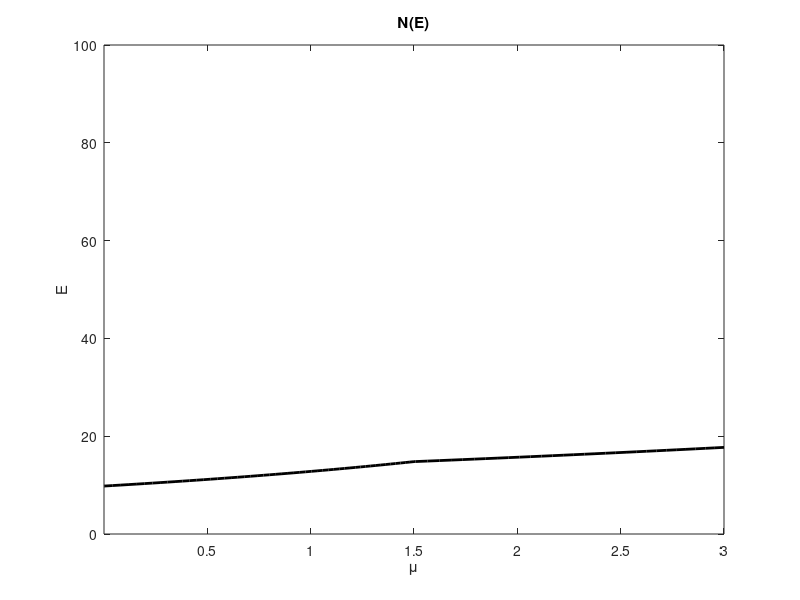
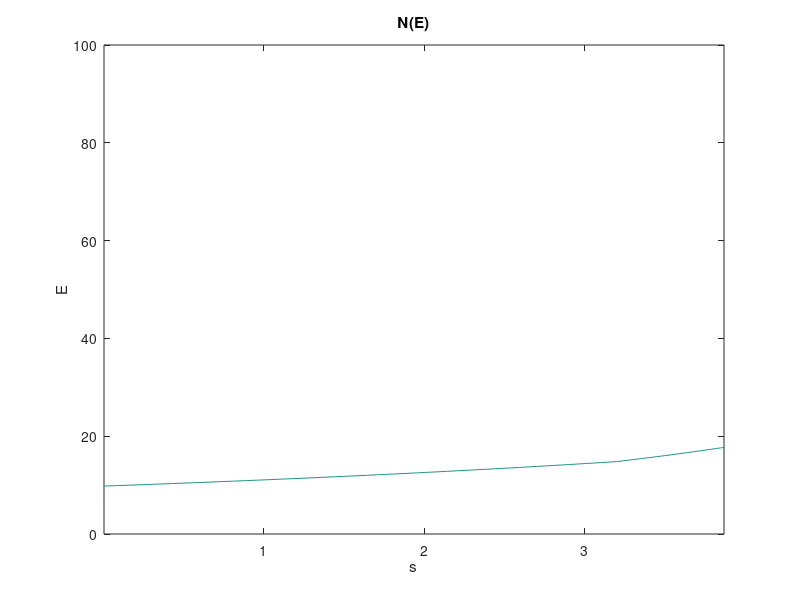

Recreate these plots in MATLAB, in order.
sigma=5
E_vec=linspace(0,100,1e3);
mu_vec=linspace(0.001,3,3);
[mu,E]=meshgrid(mu_vec,E_vec);
s = (1./mu).*log(sinh(sigma*mu)./(sigma*mu));
% s=sigma*mu/2;
D0 =sqrt(2*(cosh(s)-1)./s.^2);
x = sqrt((2304*D0.^3/sigma^4).*E);
N = sigma^2./(24*pi^2*D0.^2.*(besselj(mu,x).^2+bessely(mu,x).^2));

figure;
contour(mu,E,N,[1 1],'k','LineWidth',2)
xlabel('\mu');
ylabel('E');
title('N(E)');

figure;
contour(s,E,N,[1 1])
xlabel('s');
ylabel('E');
title('N(E)');

